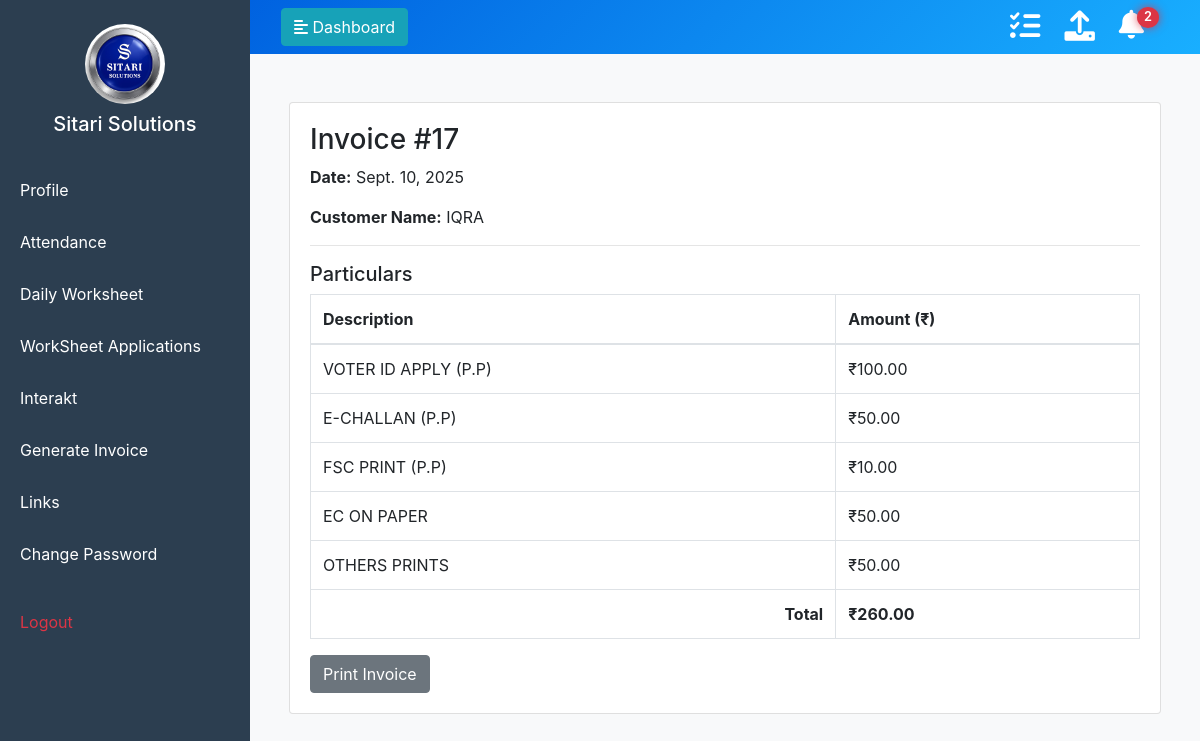
The app's page /invoice/17/ (signed in) with its own data.
### management/models.py (models this page shows)
class Invoice(models.Model):
    invoice_id = models.AutoField(primary_key=True)
    date = models.DateField(default=timezone.now)
    customer_name = models.CharField(max_length=255)

class Particular(models.Model):
    invoice = models.ForeignKey(Invoice, related_name='particulars', on_delete=models.CASCADE)
    description = models.CharField(max_length=255)
    amount = models.DecimalField(max_digits=10, decimal_places=2)

### management/views.py (the view)
# urls.py: path('invoice/<int:pk>/', views.invoice_detail, name='invoice_detail'),
def invoice_detail(request, pk):
    invoice = get_object_or_404(Invoice, pk=pk)
    particulars = invoice.particulars.all()
    total = sum([p.amount for p in particulars])
    return render(request, 'invoice_detail.html', {
        'invoice': invoice,
        'particulars': particulars,
        'total': total,
    })

### management/context_processors.py (called while the page is built)
def notifications_context(request):
    if request.session.get('employee_id'):
        employee_id = request.session.get('employee_id')
        count = UserNotificationStatus.objects.filter(employee_id=employee_id, is_read=False).count()
        return {'unread_notification_count': count}
    return {'unread_notification_count': 0}

### management/ip_restriction.py (called while the page is built)
def get_client_ip(request):
    x_forwarded_for = request.META.get('HTTP_X_FORWARDED_FOR')
    if x_forwarded_for:
        ip = x_forwarded_for.split(',')[0].strip()
    else:
        ip = request.META.get('REMOTE_ADDR')
    return ip

    def __call__(self, request):
        ip = get_client_ip(request)
        if not self.is_ip_allowed(ip):
            logger.warning(f"Access denied for IP: {ip}")
            return HttpResponseForbidden("Access denied.")
        response = self.get_response(request)
        return response

### management/models.py (called while the page is built)
    def __str__(self):
        return self.name

### management/templatetags/upload_tags.py (called while the page is built)
@register.simple_tag
def get_upload_form():
    return EmployeeUploadForm()

### management/templates/invoice_detail.html
{% extends "masteremployee.html" %}
{% block content %}
<main class="container py-4">
    <div class="card">
        <div class="card-body">
            <h3>Invoice #{{ invoice.invoice_id }}</h3>
            <p><strong>Date:</strong> {{ invoice.date }}</p>
            <p><strong>Customer Name:</strong> {{ invoice.customer_name }}</p>
            <hr>
            <h5>Particulars</h5>
            <table class="table table-bordered">
                <thead>
                    <tr>
                        <th>Description</th>
                        <th>Amount (₹)</th>
                    </tr>
                </thead>
                <tbody>
                    {% for item in particulars %}
                    <tr>
                        <td>{{ item.description }}</td>
                        <td>₹{{ item.amount }}</td>
                    </tr>
                    {% endfor %}
                    <tr>
                        <th class="text-right">Total</th>
                        <th>₹{{ total }}</th>
                    </tr>
                </tbody>
            </table>
            <button onclick="window.print();" class="btn btn-secondary">Print Invoice</button>
        </div>
    </div>
</main>
{% endblock %}

### management/templates/masteremployee.html (style rules this page uses)
body { background-color: #f8f9fa; overflow: hidden; }

### records on screen
Invoice: invoice_id "17", date "Sept. 10, 2025", customer_name "IQRA"
Particular: description "VOTER ID APPLY (P.P)", amount "100.00"
Particular: description "E-CHALLAN (P.P)", amount "50.00"
Particular: description "FSC PRINT (P.P)", amount "10.00"
Particular: description "EC ON PAPER", amount "50.00"
Particular: description "OTHERS PRINTS", amount "50.00"

### other values on screen
{{ unread_notification_count }} "2"
{{ total }} "260.00"
